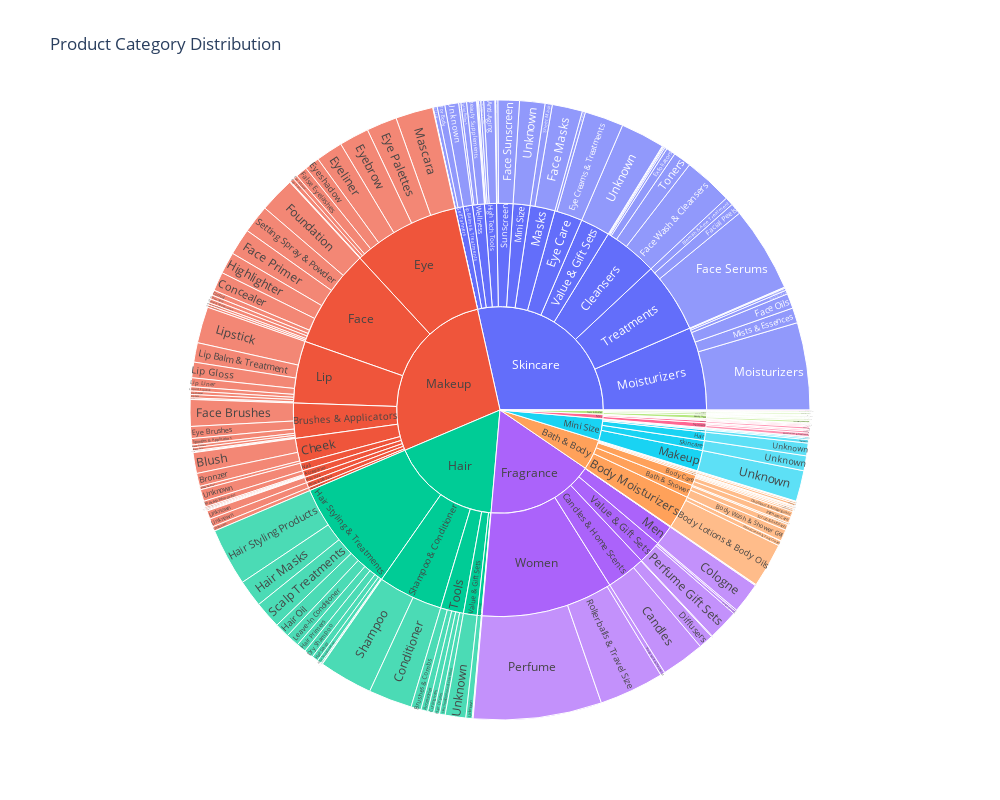

Here is the notebook cell this chart was saved with:
### Markdown cell above
# 1. Sunburst chart to visualize the distribution of products across categories

### Code cell
category_counts = product.groupby(['primary_category', 'secondary_category', 'tertiary_category']).size().reset_index(name='count')


fig = px.sunburst(category_counts,
                  path=['primary_category', 'secondary_category', 'tertiary_category'],
                  values='count',
                  title='Product Category Distribution',
                  color_discrete_sequence=px.colors.qualitative.Plotly)

fig.update_layout(width=1000, height=800)

fig.show()
# Save the interactive visualization as an HTML file
pio.write_html(fig, 'sunburst_visualization.html')

### Figure 1 — Plotly figure (JSON) as saved in the notebook; plotly's stock layout.template omitted (floating-point values rounded to 4 significant figures; data arrays with more than 128 entries replaced by an {"elided": "..."} marker saying what was removed)
{"data": [{"branchvalues": "total", "domain": {"x": [0, 1], "y": [0, 1]}, "hovertemplate": "labels=%{label}<br>count=%{value}<br>parent=%{parent}<br>id=%{id}<extra></extra>", "ids": {"elided": "245 str values"}, "labels": {"elided": "245 str values"}, "name": "", "parents": {"elided": "245 str values"}, "type": "sunburst", "values": {"elided": "245 int values"}}], "layout": {"height": 800, "legend": {"tracegroupgap": 0}, "sunburstcolorway": ["#636EFA", "#EF553B", "#00CC96", "#AB63FA", "#FFA15A", "#19D3F3", "#FF6692", "#B6E880", "#FF97FF", "#FECB52"], "title": {"text": "Product Category Distribution"}, "width": 1000}}
